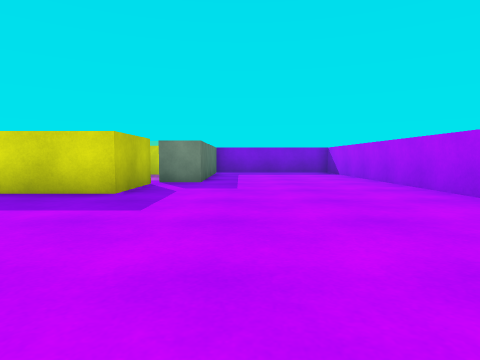
view 1 (above)

12 first-person views from a walk through a 3-D level made in the Unity game engine. The camera is 0.58 m above the floor, tilts 4° down and sees 75° across. The floor is counted in squares, 1 m on a side. Each view is taken from the middle of a square. On the plan, view 1 faces up. The plan holds only what a view shows up to about 9 squares ahead; the rest is blank. The player character is not drawn.

view 2
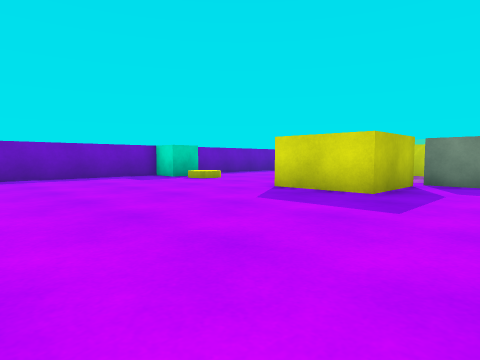

view 3
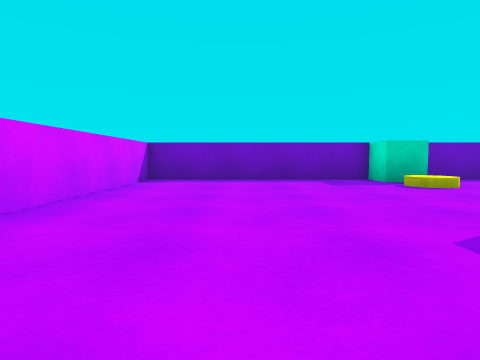

view 4
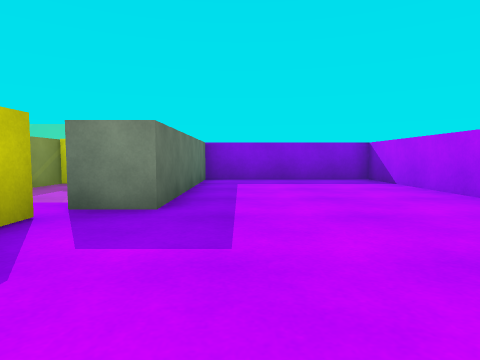

view 5
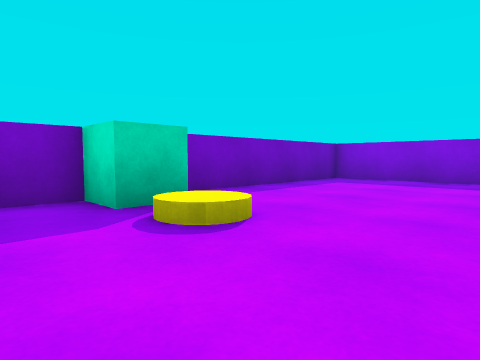

view 6
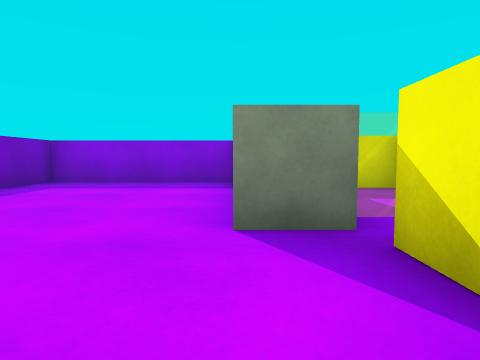

view 7
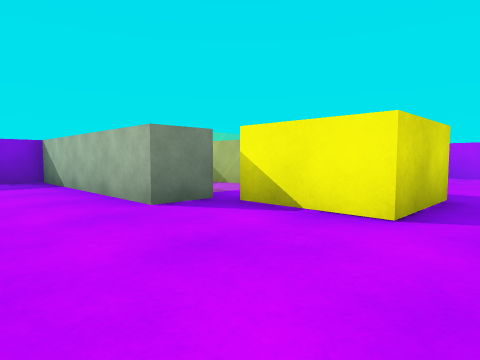

view 8
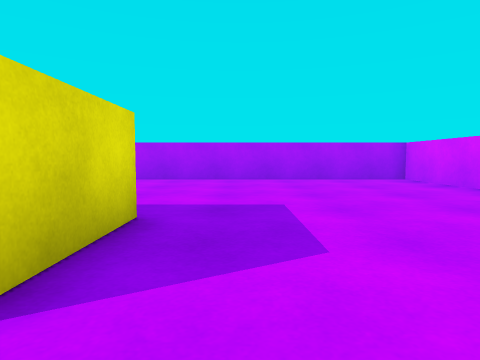

view 9
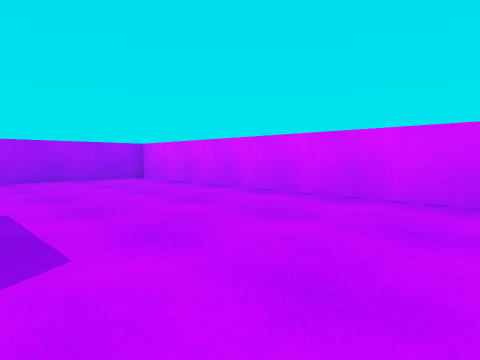

view 10
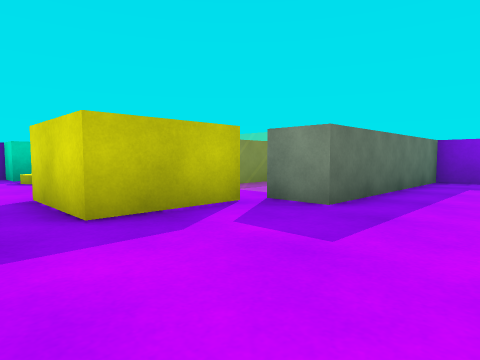

view 11
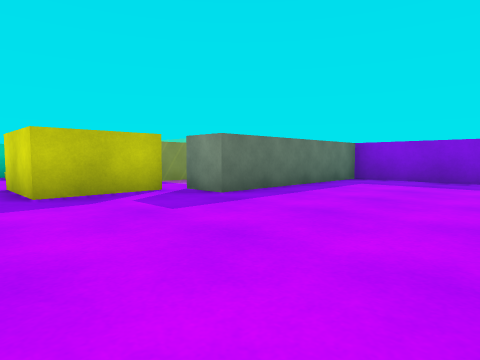

view 12
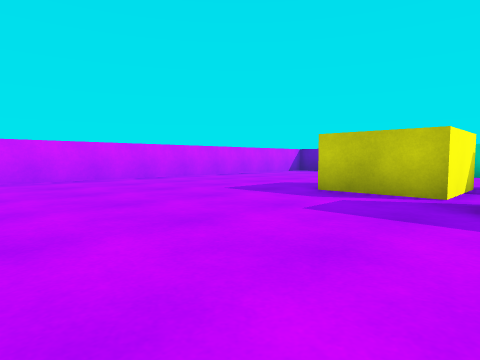

### Floor plan
Points are (right, up) in squares from view 1. A wall is a line through its corners. A room is listed if a view was taken in it or the views show most of it. See-through windows are left out.
Room 1 (views 1, 2, 3, 4, 5, 6, 7, 8, 9, 10, 11, 12)
walls: (-4, 7.5) (-5.1, 7.5) (-5.1, 12.5) (-9.5, 12.5) (-9.5, -0.5) (3.5, -0.5) (3.5, 12.5) (-0.9, 12.5) (-0.9, 7.5) (-2, 7.5)
objects: cube (-9, 6); yellow disc (-7, 6); yellow block (-4, 5) to (-2, 7)
Room 2 (no view inside)
walls: (-1.9, 9.4) (-1.9, 10.1); (-4.1, 11.1) (-4.1, 8.1)
objects: yellow block (-3, 11)

Positions as (right, up) in squares from view 1, and headings:
1: (0, 0), facing up
2: (0, 0), facing up-left
3: (-1, 2), facing left
4: (0, 4), facing up
5: (-5, 4), facing up-left
6: (-5, 5), facing up
7: (-7, 4), facing up-right
8: (-5, 4), facing right
9: (-5, 4), facing down-right
10: (1, 4), facing up-left
11: (3, 4), facing up-left
12: (3, 8), facing down-left
